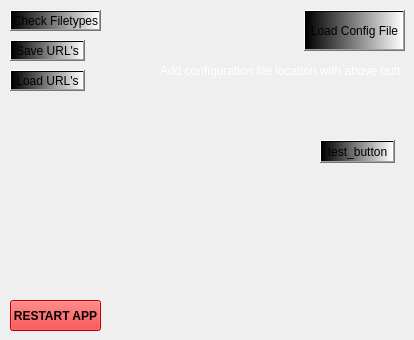
    <widget class="QWidget" name="utilities_tab">
     <attribute name="title">
      <string>Utilities</string>
     </attribute>
     <widget class="QPushButton" name="check_filetypes_button">
      <property name="geometry">
       <rect>
        <x>10</x>
        <y>10</y>
        <width>91</width>
        <height>21</height>
       </rect>
      </property>
      <property name="styleSheet">
       <string notr="true">background-color: qlineargradient(spread:pad, x1:0, y1:0, x2:1, y2:0, stop:0 rgba(0, 0, 0, 255), stop:1 rgba(255, 255, 255, 255));</string>
      </property>
      <property name="text">
       <string>Check Filetypes</string>
      </property>
     </widget>
     <widget class="QPushButton" name="restart_button">
      <property name="geometry">
       <rect>
        <x>10</x>
        <y>300</y>
        <width>91</width>
        <height>31</height>
       </rect>
      </property>
      <property name="font">
       <font>
        <weight>75</weight>
        <bold>true</bold>
       </font>
      </property>
      <property name="styleSheet">
       <string notr="true">background-color: rgb(255, 0, 0);
selection-color: rgb(255, 255, 255);
selection-background-color: rgb(255, 255, 0);</string>
      </property>
      <property name="text">
       <string>RESTART APP</string>
      </property>
     </widget>
     <widget class="QPushButton" name="save_urls_button">
      <property name="geometry">
       <rect>
        <x>10</x>
        <y>40</y>
        <width>75</width>
        <height>21</height>
       </rect>
      </property>
      <property name="styleSheet">
       <string notr="true">background-color: qlineargradient(spread:pad, x1:0, y1:0, x2:1, y2:0, stop:0 rgba(0, 0, 0, 255), stop:1 rgba(255, 255, 255, 255));</string>
      </property>
      <property name="text">
       <string>Save URL's</string>
      </property>
     </widget>
     <widget class="QPushButton" name="load_urls_button">
      <property name="geometry">
       <rect>
        <x>10</x>
        <y>70</y>
        <width>75</width>
        <height>21</height>
       </rect>
      </property>
      <property name="styleSheet">
       <string notr="true">background-color: qlineargradient(spread:pad, x1:0, y1:0, x2:1, y2:0, stop:0 rgba(0, 0, 0, 255), stop:1 rgba(255, 255, 255, 255));</string>
      </property>
      <property name="text">
       <string>Load URL's</string>
      </property>
     </widget>
     <widget class="QPushButton" name="add_config_file_button_2">
      <property name="geometry">
       <rect>
        <x>304</x>
        <y>10</y>
        <width>101</width>
        <height>41</height>
       </rect>
      </property>
      <property name="styleSheet">
       <string notr="true">background-color: qlineargradient(spread:pad, x1:0, y1:0, x2:1, y2:0, stop:0 rgba(0, 0, 0, 255), stop:1 rgba(255, 255, 255, 255));</string>
      </property>
      <property name="text">
       <string>Load Config File</string>
      </property>
     </widget>
     <widget class="QLabel" name="config_label">
      <property name="geometry">
       <rect>
        <x>160</x>
        <y>60</y>
        <width>241</width>
        <height>21</height>
       </rect>
      </property>
      <property name="styleSheet">
       <string notr="true">background-color: transparent;
color: rgb(255, 255, 255);</string>
      </property>
      <property name="text">
       <string>Add configuration file location with above button</string>
      </property>
     </widget>
     <widget class="QPushButton" name="test_button">
      <property name="geometry">
       <rect>
        <x>320</x>
        <y>140</y>
        <width>75</width>
        <height>23</height>
       </rect>
      </property>
      <property name="styleSheet">
       <string notr="true">background-color: qlineargradient(spread:pad, x1:0, y1:0, x2:1, y2:0, stop:0 rgba(0, 0, 0, 255), stop:1 rgba(255, 255, 255, 255));</string>
      </property>
      <property name="text">
       <string>test_button</string>
      </property>
     </widget>
    </widget>
